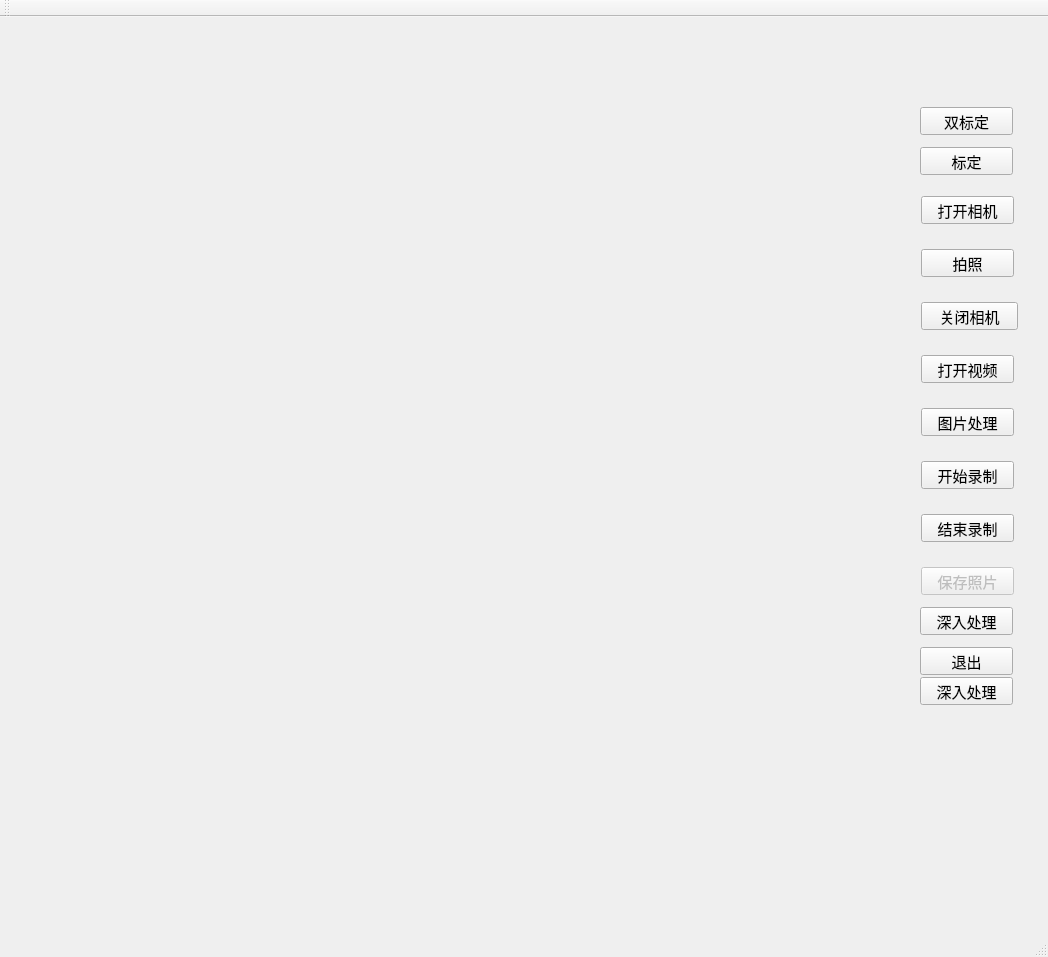
<?xml version="1.0" encoding="UTF-8"?>
<ui version="4.0">
 <class>cameraWindow</class>
 <widget class="QMainWindow" name="cameraWindow">
  <property name="geometry">
   <rect>
    <x>0</x>
    <y>0</y>
    <width>1048</width>
    <height>957</height>
   </rect>
  </property>
  <property name="windowTitle">
   <string>cameraWindow</string>
  </property>
  <widget class="QWidget" name="centralWidget">
   <widget class="QPushButton" name="Camera_On_Button">
    <property name="geometry">
     <rect>
      <x>921</x>
      <y>179</y>
      <width>93</width>
      <height>28</height>
     </rect>
    </property>
    <property name="font">
     <font>
      <pointsize>11</pointsize>
     </font>
    </property>
    <property name="text">
     <string>打开相机</string>
    </property>
   </widget>
   <widget class="QPushButton" name="video_On_Button">
    <property name="geometry">
     <rect>
      <x>921</x>
      <y>338</y>
      <width>93</width>
      <height>28</height>
     </rect>
    </property>
    <property name="font">
     <font>
      <pointsize>11</pointsize>
     </font>
    </property>
    <property name="text">
     <string>打开视频</string>
    </property>
   </widget>
   <widget class="QPushButton" name="Process_Button_3">
    <property name="geometry">
     <rect>
      <x>921</x>
      <y>391</y>
      <width>93</width>
      <height>28</height>
     </rect>
    </property>
    <property name="font">
     <font>
      <pointsize>11</pointsize>
     </font>
    </property>
    <property name="text">
     <string>图片处理</string>
    </property>
   </widget>
   <widget class="QPushButton" name="StartRec_Button">
    <property name="geometry">
     <rect>
      <x>921</x>
      <y>444</y>
      <width>93</width>
      <height>28</height>
     </rect>
    </property>
    <property name="font">
     <font>
      <pointsize>11</pointsize>
     </font>
    </property>
    <property name="text">
     <string>开始录制</string>
    </property>
   </widget>
   <widget class="QPushButton" name="EndRec_Button">
    <property name="geometry">
     <rect>
      <x>921</x>
      <y>497</y>
      <width>93</width>
      <height>28</height>
     </rect>
    </property>
    <property name="font">
     <font>
      <pointsize>11</pointsize>
     </font>
    </property>
    <property name="text">
     <string>结束录制</string>
    </property>
   </widget>
   <widget class="QPushButton" name="CloseCamera_Button">
    <property name="geometry">
     <rect>
      <x>921</x>
      <y>285</y>
      <width>97</width>
      <height>28</height>
     </rect>
    </property>
    <property name="font">
     <font>
      <pointsize>11</pointsize>
     </font>
    </property>
    <property name="text">
     <string>关闭相机</string>
    </property>
   </widget>
   <widget class="QPushButton" name="EndRec_Button_2">
    <property name="geometry">
     <rect>
      <x>921</x>
      <y>232</y>
      <width>93</width>
      <height>28</height>
     </rect>
    </property>
    <property name="font">
     <font>
      <pointsize>11</pointsize>
     </font>
    </property>
    <property name="text">
     <string>拍照</string>
    </property>
   </widget>
   <widget class="QPushButton" name="SaveScrpic_Button">
    <property name="enabled">
     <bool>false</bool>
    </property>
    <property name="geometry">
     <rect>
      <x>921</x>
      <y>550</y>
      <width>93</width>
      <height>28</height>
     </rect>
    </property>
    <property name="font">
     <font>
      <pointsize>11</pointsize>
     </font>
    </property>
    <property name="text">
     <string>保存照片</string>
    </property>
   </widget>
   <widget class="QPushButton" name="Quit_Button">
    <property name="geometry">
     <rect>
      <x>920</x>
      <y>630</y>
      <width>93</width>
      <height>28</height>
     </rect>
    </property>
    <property name="font">
     <font>
      <pointsize>11</pointsize>
     </font>
    </property>
    <property name="text">
     <string>退出</string>
    </property>
   </widget>
   <widget class="QPushButton" name="Cali_Button">
    <property name="geometry">
     <rect>
      <x>920</x>
      <y>130</y>
      <width>93</width>
      <height>28</height>
     </rect>
    </property>
    <property name="font">
     <font>
      <pointsize>11</pointsize>
     </font>
    </property>
    <property name="text">
     <string>标定</string>
    </property>
   </widget>
   <widget class="QWidget" name="layoutWidget">
    <property name="geometry">
     <rect>
      <x>1</x>
      <y>1</y>
      <width>891</width>
      <height>893</height>
     </rect>
    </property>
    <layout class="QVBoxLayout" name="verticalLayout_2">
     <item>
      <layout class="QHBoxLayout" name="horizontalLayout_2">
       <item>
        <widget class="QLabel" name="label">
         <property name="font">
          <font>
           <weight>50</weight>
           <bold>false</bold>
          </font>
         </property>
         <property name="text">
          <string/>
         </property>
         <property name="pixmap">
          <pixmap>C:/Users/ssrzm/Desktop/搞笑图片/006AyCZZly1fk9s1ymsqrj30hs0hswfn.jpg</pixmap>
         </property>
         <property name="alignment">
          <set>Qt::AlignCenter</set>
         </property>
        </widget>
       </item>
       <item>
        <widget class="QLabel" name="label_2">
         <property name="font">
          <font>
           <weight>50</weight>
           <bold>false</bold>
          </font>
         </property>
         <property name="text">
          <string/>
         </property>
         <property name="pixmap">
          <pixmap>C:/Users/ssrzm/Desktop/搞笑图片/006AyCZZly1fk9s1ymsqrj30hs0hswfn.jpg</pixmap>
         </property>
         <property name="alignment">
          <set>Qt::AlignCenter</set>
         </property>
        </widget>
       </item>
      </layout>
     </item>
     <item>
      <layout class="QHBoxLayout" name="horizontalLayout">
       <item>
        <widget class="QLabel" name="label_3">
         <property name="font">
          <font>
           <weight>50</weight>
           <bold>false</bold>
          </font>
         </property>
         <property name="text">
          <string/>
         </property>
         <property name="pixmap">
          <pixmap>C:/Users/ssrzm/Desktop/搞笑图片/006AyCZZly1fk9s1ymsqrj30hs0hswfn.jpg</pixmap>
         </property>
         <property name="alignment">
          <set>Qt::AlignCenter</set>
         </property>
        </widget>
       </item>
       <item>
        <widget class="QLabel" name="label_4">
         <property name="font">
          <font>
           <weight>50</weight>
           <bold>false</bold>
          </font>
         </property>
         <property name="text">
          <string/>
         </property>
         <property name="pixmap">
          <pixmap>C:/Users/ssrzm/Desktop/搞笑图片/006AyCZZly1fk9s1ymsqrj30hs0hswfn.jpg</pixmap>
         </property>
         <property name="alignment">
          <set>Qt::AlignCenter</set>
         </property>
        </widget>
       </item>
      </layout>
     </item>
    </layout>
   </widget>
   <widget class="QPushButton" name="Cali_Button_2">
    <property name="geometry">
     <rect>
      <x>920</x>
      <y>90</y>
      <width>93</width>
      <height>28</height>
     </rect>
    </property>
    <property name="font">
     <font>
      <pointsize>11</pointsize>
     </font>
    </property>
    <property name="text">
     <string>双标定</string>
    </property>
   </widget>
   <widget class="QPushButton" name="process_Button">
    <property name="geometry">
     <rect>
      <x>920</x>
      <y>590</y>
      <width>93</width>
      <height>28</height>
     </rect>
    </property>
    <property name="font">
     <font>
      <pointsize>11</pointsize>
     </font>
    </property>
    <property name="text">
     <string>深入处理</string>
    </property>
   </widget>
   <widget class="QPushButton" name="process_Button_2">
    <property name="geometry">
     <rect>
      <x>920</x>
      <y>660</y>
      <width>93</width>
      <height>28</height>
     </rect>
    </property>
    <property name="font">
     <font>
      <pointsize>11</pointsize>
     </font>
    </property>
    <property name="text">
     <string>深入处理</string>
    </property>
   </widget>
  </widget>
  <widget class="QMenuBar" name="menuBar">
   <property name="geometry">
    <rect>
     <x>0</x>
     <y>0</y>
     <width>1048</width>
     <height>23</height>
    </rect>
   </property>
  </widget>
  <widget class="QToolBar" name="mainToolBar">
   <attribute name="toolBarArea">
    <enum>TopToolBarArea</enum>
   </attribute>
   <attribute name="toolBarBreak">
    <bool>false</bool>
   </attribute>
  </widget>
  <widget class="QStatusBar" name="statusBar"/>
 </widget>
 <layoutdefault spacing="6" margin="11"/>
 <resources/>
 <connections/>
</ui>
